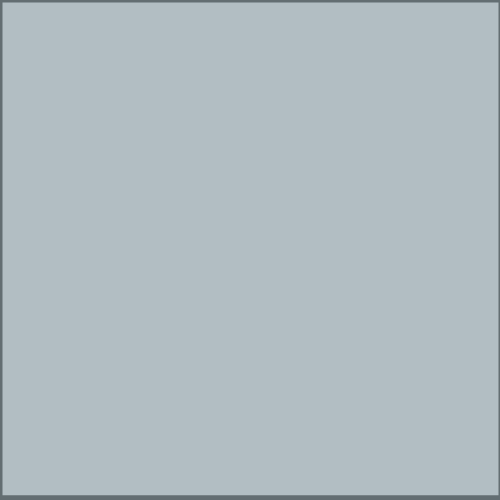
Frame 1 (no input)
Frame 60 (the mouse pressed at the canvas centre just before this capture): identical to frame 1, image omitted
Frame 120 (the mouse held since frame 60 and released just before this capture): identical to frame 1, image omitted

The Processing sketch that drew this single still picture (run headless with seeded random() and noise(); from frame 60 on, the mouse is pressed at the canvas centre):

// Processing sketch: piet_mondrian_generator
// ── piet_mondrian_generator.pde
// This one took so absolutely freaking long... Like so long...

// Things that have to be initialized early: all the colors, the array of colors
color mint = color(85, 239, 196);
color green = color(0, 184, 148);
color lavender = color(162, 155, 254);
color charcoal = color(99, 110, 114); // or color(45, 52, 54)
color gray = color(178, 190, 195); // or color(99, 110, 114)
color white = color(255);
color[] colors = { mint, green, lavender, white, gray };
float steps;
boolean pressed = false;

// Things that can be initialized later
ArrayList<Square> squares;

void setup() {
  size(500,500);
  
  // Start creating the squares to draw
  // After it loads this first time, it will react to any key press on the keyboard
  startSquares();
}

void draw() {
  background(charcoal);
  strokeWeight(4);
  stroke(charcoal);
  
  // Display each square
  for (Square sq : squares) {
    sq.display();
  }
}

void startSquares() {
  // Initialize the list and create the first square in the list
  squares = new ArrayList<Square>();
  squares.add(new Square(0, 0, width, height));
  // Split up the window into a grid, for each segment, decide if you want to split up the squares
  steps = width / 7;
  for (float i = 0; i < width; i += steps) {
    splitSquaresX(i);
    splitSquaresY(i);
  }
}

void keyReleased() {
  startSquares();
}

void splitSquaresX(float x) {
  // For each square in squares
  for (int i = squares.size() - 1; i >= 0; i--) {
    // Get the current square; 
    Square sq = squares.get(i);
    // If the x passed in (which is the current step) is greater than square's left side, 
    // or the x is less than square's right side (between 0 and width for start), then decide to split
    if (x > sq.x && x < sq.x + sq.w) {
      // Randomly decides whether to split or not; the ratio here affects how small the squares get
      // because higher chance of splitting means smaller squares
      float rand = (float)Math.random();
      if(rand > 0.7) {
        // Remove the current square to replace it with the split ones as necessary
        squares.remove(i);
        splitX(sq, x); 
      }
    }
  }
}

// Essentially the same as the above function but for the y axis
void splitSquaresY(float y) {
  for (int i = squares.size() - 1; i >= 0; i--) {
    Square sq = squares.get(i);
    if (y > sq.y && y < sq.y + sq.h) {
      float rand = (float)Math.random();
      if(rand > 0.7) {
        squares.remove(i);
        splitY(sq, y); 
      }
    }
  }
}

// The actual functions to split up the squares; takes the square and the current y position, which is the step
void splitX(Square sq, float split) {
  // Width of first new square is the split position plus the square's x position
  float width1 = sq.w - (sq.w - split + sq.x);
  // Width of second new square is the current width - the split + the x position
  float width2 = sq.w - split + sq.x;
  // Add the squares in; the second one starts at split
  squares.add(new Square(sq.x, sq.y, width1, sq.h));
  squares.add(new Square(split, sq.y, width2, sq.h));
}

// Essentially the same thing as above but splits on the y axis to make it balanced
void splitY(Square sq, float split) {
  float heightA = sq.h - (sq.h - split + sq.y);
  float heightB = sq.h - split + sq.y;
  squares.add(new Square(sq.x, sq.y, sq.w, heightA));
  squares.add(new Square(sq.x, split, sq.w, heightB));
}

// ── Square.pde
class Square {
  // Created a basic square class here to represent the squares in the random grid
  // Squares all have a width, height, and color 
  float x, y, w, h;
  color col;
  
  // Construct a square based on parameters passed in
  Square(float _x, float _y, float _w, float _h) {
    x = _x; y = _y; w = _w; h = _h;
    // This randomly picks a color for the square from the limited palette of five colors
    int pos = (int)(Math.random() * colors.length);
    col = colors[pos];
  }
  
  // Draw the square with the set color at the set position, from the top left corner
  void display() {
    fill(col);
    rect(x, y, w, h);
  }
}
